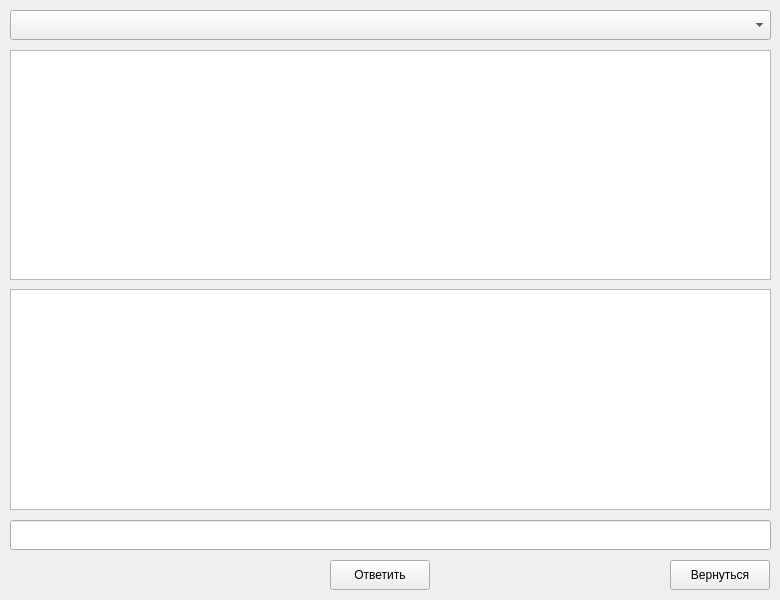
<?xml version="1.0" encoding="UTF-8"?>
<ui version="4.0">
 <class>exercise</class>
 <widget class="QWidget" name="exercise">
  <property name="geometry">
   <rect>
    <x>0</x>
    <y>0</y>
    <width>780</width>
    <height>600</height>
   </rect>
  </property>
  <property name="focusPolicy">
   <enum>Qt::ClickFocus</enum>
  </property>
  <property name="windowTitle">
   <string>Exercise</string>
  </property>
  <widget class="QComboBox" name="exersize">
   <property name="geometry">
    <rect>
     <x>10</x>
     <y>10</y>
     <width>761</width>
     <height>30</height>
    </rect>
   </property>
  </widget>
  <widget class="QTextBrowser" name="task_text">
   <property name="geometry">
    <rect>
     <x>10</x>
     <y>50</y>
     <width>761</width>
     <height>230</height>
    </rect>
   </property>
  </widget>
  <widget class="QLineEdit" name="answer">
   <property name="geometry">
    <rect>
     <x>10</x>
     <y>520</y>
     <width>761</width>
     <height>30</height>
    </rect>
   </property>
  </widget>
  <widget class="QPushButton" name="return_to">
   <property name="geometry">
    <rect>
     <x>670</x>
     <y>560</y>
     <width>100</width>
     <height>30</height>
    </rect>
   </property>
   <property name="text">
    <string>Вернуться</string>
   </property>
  </widget>
  <widget class="QPushButton" name="check">
   <property name="geometry">
    <rect>
     <x>330</x>
     <y>560</y>
     <width>100</width>
     <height>30</height>
    </rect>
   </property>
   <property name="text">
    <string>Ответить</string>
   </property>
  </widget>
  <widget class="QTextBrowser" name="explanation">
   <property name="geometry">
    <rect>
     <x>10</x>
     <y>289</y>
     <width>761</width>
     <height>221</height>
    </rect>
   </property>
  </widget>
 </widget>
 <resources/>
 <connections/>
</ui>
